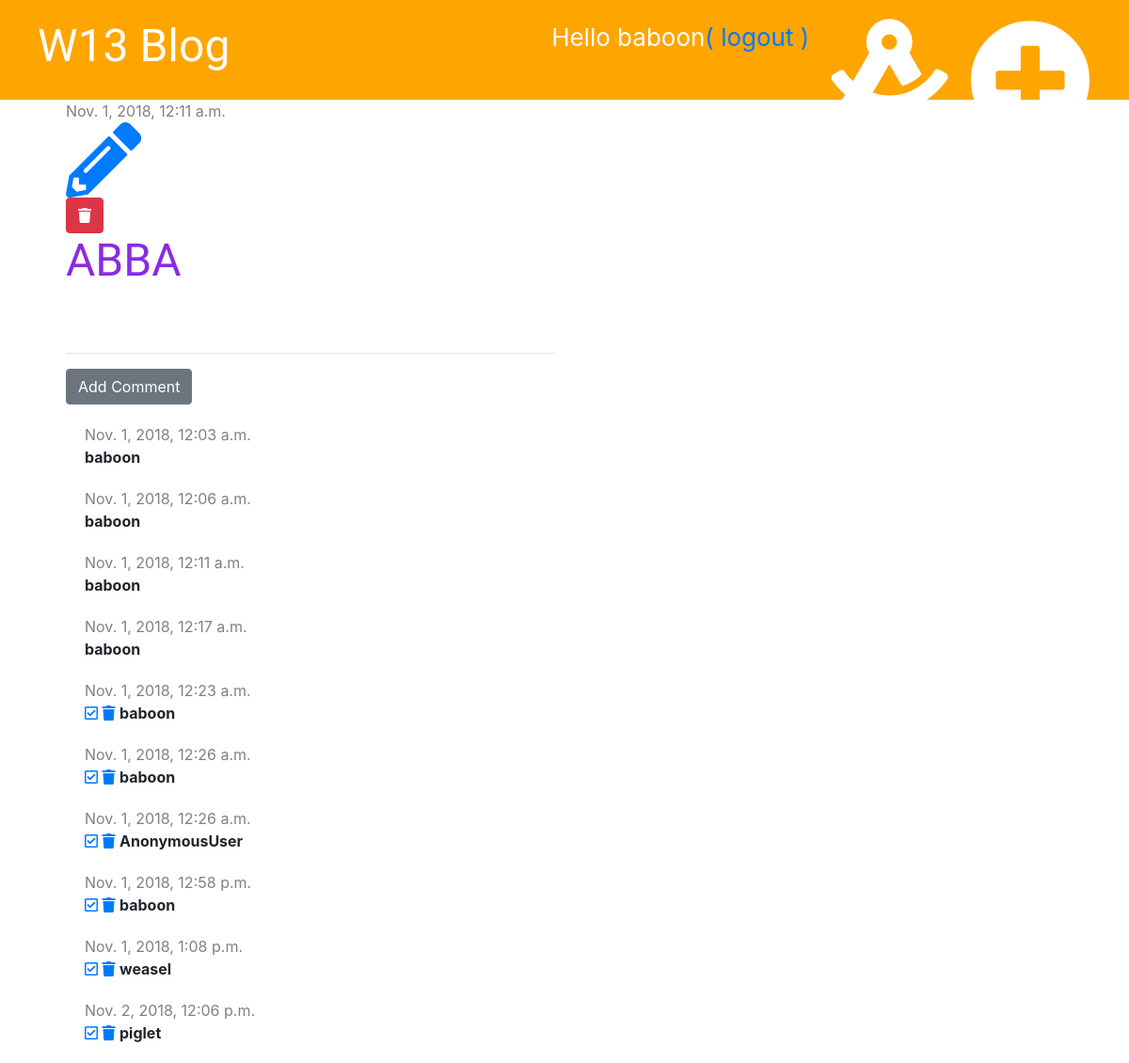
The app's page /post/4/ (signed in) with its own data.
### blog/models.py (models this page shows, shortened)
class Post(models.Model):
    author = models.ForeignKey('auth.User', on_delete=models.CASCADE)
    title = models.CharField(max_length = 200)
    text = models.TextField()
    created_date = models.DateTimeField(default = timezone.now)
    published_date = models.DateTimeField(blank = True, null = True)

class Comment(models.Model):
    post = models.ForeignKey('blog.Post',on_delete=models.CASCADE, related_name='comments')
    author = models.CharField(max_length=200)
    created_date = models.DateTimeField(default=timezone.now)
    text = models.TextField()
    approved = models.BooleanField(default=False )

### blog/views.py (the view)
# urls.py: path('post/<int:pk>/',views.post_detail, name='post_detail'),
def post_detail(request, pk):
    post = get_object_or_404(Post, pk=pk)
    stuff_for_frontend = {'post' : post}
    return render(request,'blog/post_detail.html',stuff_for_frontend)

### blog/static/templatetags/markdownify.py (called while the page is built)
@register.filter
def markdown(value):
    renderer = HighlightRenderer()
    markdown = mistune.Markdown(renderer=renderer)
    return markdown(value)

### blog/templates/blog/post_detail.html (shortened to what this page needs)
{% extends 'blog/base.html' %}
{% load markdownify %}
{% block content %}
    <div class="post">
        {% if post.published_date %}
            <div class="date">
                {{ post.published_date }}
            </div>
            {% if user.is_authenticated %}
                <a href="{% url 'post_edit' pk=post.pk %}"><i class="fas fa-pencil-alt fa-5x" ></i></a>
            {% endif %}
                <br>
            {% else %}
                <a href="{% url 'post_publish' pk=post.pk %}" class="btn btn-primary">Publish</a>
            {% endif %}
            <a href="{% url 'post_delete' pk=post.pk %}" class="btn btn-danger" onclick="return confirm('Are you sureyou want to delete this post??')">
                    <i class="fas fa-trash"></i>
            </a>
        <h1> {{ post.title }}</h1>
    </div>
    <hr>
    <a href="{% url 'add_comment_to_post' pk=post.pk %}" class='btn btn-secondary'>Add Comment</a>
    {% for comment in post.comments.all %}
        {% if user.is_authenticated or comment.approved %}
            <div class='comment'>
                <div class='date'>
                    {{ comment.created_date }}
                </div>
                {% if not comment.approved and user.is_superuser %}
                <a href="{% url 'comment_approve' pk=comment.pk %}"><i class="far fa-check-square"></i></a>
                <a href="{% url 'comment_remove' pk=comment.pk %}" ><i class="fas fa-trash"></i></a>
                {% endif %}
                <strong>{{ comment.author }}</strong>
            </div>
        {% endif %}
    {% empty %}
        <p> NO COMMENTS YETTTTTTT</p>
    {% endfor %}
{% endblock %}

### blog/templates/blog/base.html (shortened to what this page needs)
{% load staticfiles %}
<!DOCTYPE html>
<html>
<head>
    <link href="https://stackpath.bootstrapcdn.com/bootstrap/4.1.3/css/bootstrap.min.css" rel="stylesheet">
    <link rel="stylesheet" type="text/css" href="{% static 'css/blog.css' %}" >
    <link rel="stylesheet" href="https://use.fontawesome.com/releases/v5.4.1/css/all.css">
    <link rel="stylesheet" type="text/css" href="{% static 'css/zenburn.css' %}">
</head>
<body>
<div class="page-header">
    {% if user.is_authenticated %}
        <a class="top-menu" href="{% url 'post_new' %}"><i class="fas fa-plus-circle fa-5x" style="color: white"></i></a>
        <a class="top-menu" href="{% url 'post_draft_list' %}" ><i class="fas fa-drafting-compass fa-5x"></i></a>
        <p class="top-menu" >Hello {{ user.username }}<a href="{% url 'logout' %}" >( logout )</a> </p>
    {% else %}
        <a class="top-menu" href="{% url 'login' %}"><i class="far fa-angry fa-3x"></i></a>
        {% endif %}
    <h1><a href="{% url 'post_list' %}">W13 Blog</a></h1>
</div>
<div class= "content container">
    <div class="row">
        <div class="col-md-8">
            {% block content %}
            {% endblock %}
        </div>
    </div>
</div>
</body>
</html>

### blog/static/css/blog.css (style rules this page uses)
.page-header { background-color: orange; padding: 20px 20px 20px 40px; margin-top: 0px; }
.page-header h1 a { color:white; font-size: 36pt; text-decoration: none; }
.content { margin-left: 40px; }
h1,h2,h3,h4 { font-family: 'Tangerine','Inconsolata','Droid Sans', serif; font-size: 48px; }
.date { color: grey; }
.post { margin-bottom: 70px; }
.post h1 a, .post h1 { color: blueviolet }
.top-menu { color:white; float: right; font-size: 26px; margin-right: 20px; }
.comment { margin: 20px 0px 20px 20px; }

### records on screen
Post: published_date "Nov. 1, 2018, 12:11 a.m.", title "ABBA"
Comment: created_date "Nov. 1, 2018, 12:03 a.m.", author "baboon"
Comment: created_date "Nov. 1, 2018, 12:06 a.m.", author "baboon"
Comment: created_date "Nov. 1, 2018, 12:11 a.m.", author "baboon"
Comment: created_date "Nov. 1, 2018, 12:17 a.m.", author "baboon"
Comment: created_date "Nov. 1, 2018, 12:23 a.m.", approved False (drawn), author "baboon"
Comment: created_date "Nov. 1, 2018, 12:26 a.m.", approved False (drawn), author "baboon"
Comment: created_date "Nov. 1, 2018, 12:26 a.m.", approved False (drawn), author "AnonymousUser"
Comment: created_date "Nov. 1, 2018, 12:58 p.m.", approved False (drawn), author "baboon"
Comment: created_date "Nov. 1, 2018, 1:08 p.m.", approved False (drawn), author "weasel"
Comment: created_date "Nov. 2, 2018, 12:06 p.m.", approved False (drawn), author "piglet"

### other values on screen
{{ user.username }} "baboon"
